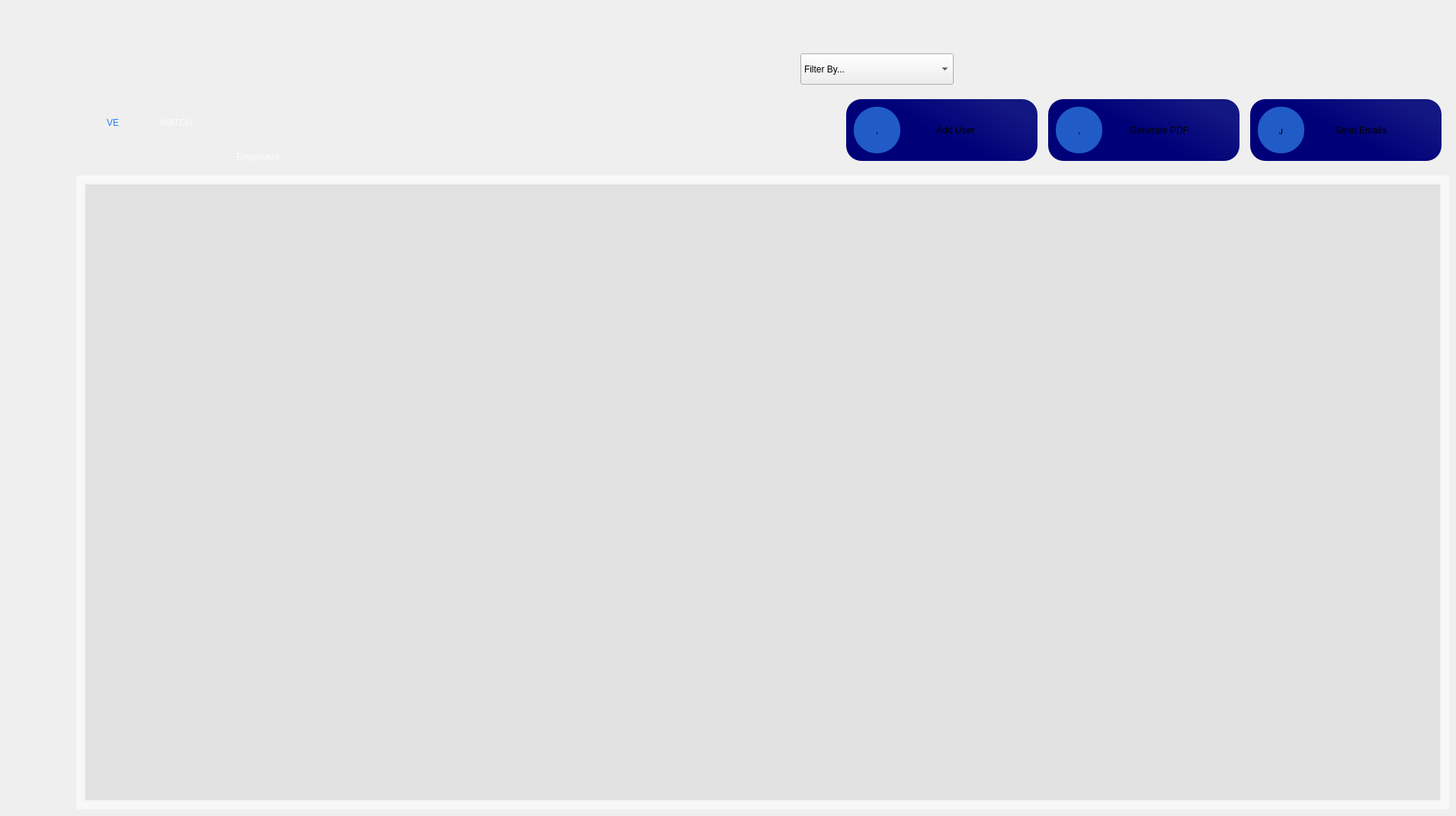
   <widget class="QWidget" name="crud_em">
    <property name="styleSheet">
     <string notr="true">background-color: qlineargradient(spread:pad, x1:0.426227, y1:0, x2:0.625, y2:1, stop:0 rgba(0, 0, 0, 255), stop:1 rgba(49, 21, 78, 255));
QTableView#tableViewem::item
{
		 color:rgb(255, 255, 255);
        background-color:transparent;
        border : 2px solid white ;
        font-size : 15px;
        min-width : 200;
        min-height : 200;
        max-width : 400;
        max-height : 400;

}
QHeaderView::section
{
		background:transparent;
		font-size : 15px;
		
		
}</string>
    </property>
    <widget class="QLabel" name="label_35">
     <property name="geometry">
      <rect>
       <x>140</x>
       <y>110</y>
       <width>71</width>
       <height>101</height>
      </rect>
     </property>
     <property name="styleSheet">
      <string notr="true">font: 42pt &quot;MS Shell Dlg 2&quot;;
background-color:transparent;
color: rgba(35,125,236,255);</string>
     </property>
     <property name="text">
      <string>VE</string>
     </property>
    </widget>
    <widget class="QLabel" name="label_34">
     <property name="geometry">
      <rect>
       <x>210</x>
       <y>110</y>
       <width>201</width>
       <height>101</height>
      </rect>
     </property>
     <property name="styleSheet">
      <string notr="true">color: rgba(255,255,255,200);
font: 42pt &quot;MS Shell Dlg 2&quot;;
background-color:transparent;</string>
     </property>
     <property name="text">
      <string>WATCH</string>
     </property>
    </widget>
    <widget class="QLabel" name="label_36">
     <property name="geometry">
      <rect>
       <x>310</x>
       <y>190</y>
       <width>81</width>
       <height>31</height>
      </rect>
     </property>
     <property name="styleSheet">
      <string notr="true">color: rgba(255,255,255,200);
font: 12pt &quot;MS Shell Dlg 2&quot;;
background-color:transparent;</string>
     </property>
     <property name="text">
      <string>Employers</string>
     </property>
    </widget>
    <widget class="QPushButton" name="hihi_34">
     <property name="geometry">
      <rect>
       <x>1120</x>
       <y>140</y>
       <width>61</width>
       <height>61</height>
      </rect>
     </property>
     <property name="toolTipDuration">
      <number>1</number>
     </property>
     <property name="autoFillBackground">
      <bool>false</bool>
     </property>
     <property name="styleSheet">
      <string notr="true">QPushButton#hihi_34{
border-radius:30px;
	font: 24pt &quot;dripicons-v2&quot;;
	background-color: rgb(32, 91, 200);
}</string>
     </property>
     <property name="text">
      <string>,</string>
     </property>
     <property name="iconSize">
      <size>
       <width>40</width>
       <height>40</height>
      </size>
     </property>
     <property name="flat">
      <bool>false</bool>
     </property>
    </widget>
    <widget class="QPushButton" name="hihi_11">
     <property name="geometry">
      <rect>
       <x>1650</x>
       <y>140</y>
       <width>61</width>
       <height>61</height>
      </rect>
     </property>
     <property name="toolTipDuration">
      <number>1</number>
     </property>
     <property name="autoFillBackground">
      <bool>false</bool>
     </property>
     <property name="styleSheet">
      <string notr="true">QPushButton#hihi_11{
border-radius:30px;
	font: 24pt &quot;dripicons-v2&quot;;
	background-color: rgb(32, 91, 200);
}</string>
     </property>
     <property name="text">
      <string></string>
     </property>
     <property name="iconSize">
      <size>
       <width>40</width>
       <height>40</height>
      </size>
     </property>
     <property name="flat">
      <bool>false</bool>
     </property>
    </widget>
    <widget class="QPushButton" name="hihi_33">
     <property name="geometry">
      <rect>
       <x>1110</x>
       <y>130</y>
       <width>251</width>
       <height>81</height>
      </rect>
     </property>
     <property name="toolTipDuration">
      <number>1</number>
     </property>
     <property name="autoFillBackground">
      <bool>false</bool>
     </property>
     <property name="styleSheet">
      <string notr="true">QPushButton#hihi_33{
	font: 14pt &quot;MS Shell Dlg 2&quot;;
border-radius:20px;
	background-color: qlineargradient(spread:pad, x1:1, y1:0.386, x2:0.545454, y2:0.665, stop:0 rgba(19, 23, 130, 255), stop:1 rgba(0, 0, 120, 255));
}
QPushButton#hihi_33:hover{
border-radius:20px;
color:rgb(255,255,255);
	background-color: qlineargradient(spread:pad, x1:1, y1:0.386, x2:0.545454, y2:0.665, stop:0 rgba(19, 23, 130, 255), stop:1 rgba(0, 0, 200, 255));
	font: 14pt &quot;MS Shell Dlg 2&quot;;
}

</string>
     </property>
     <property name="text">
      <string>           Add User</string>
     </property>
     <property name="iconSize">
      <size>
       <width>40</width>
       <height>40</height>
      </size>
     </property>
     <property name="flat">
      <bool>false</bool>
     </property>
    </widget>
    <widget class="QPushButton" name="hihi_9">
     <property name="geometry">
      <rect>
       <x>1385</x>
       <y>140</y>
       <width>61</width>
       <height>61</height>
      </rect>
     </property>
     <property name="toolTipDuration">
      <number>1</number>
     </property>
     <property name="autoFillBackground">
      <bool>false</bool>
     </property>
     <property name="styleSheet">
      <string notr="true">QPushButton#hihi_9{
border-radius:30px;
	font: 24pt &quot;dripicons-v2&quot;;
	background-color: rgb(32, 91, 200);
}</string>
     </property>
     <property name="text">
      <string>,</string>
     </property>
     <property name="iconSize">
      <size>
       <width>40</width>
       <height>40</height>
      </size>
     </property>
     <property name="flat">
      <bool>false</bool>
     </property>
    </widget>
    <widget class="QPushButton" name="hihi_8">
     <property name="geometry">
      <rect>
       <x>1375</x>
       <y>130</y>
       <width>251</width>
       <height>81</height>
      </rect>
     </property>
     <property name="toolTipDuration">
      <number>1</number>
     </property>
     <property name="autoFillBackground">
      <bool>false</bool>
     </property>
     <property name="styleSheet">
      <string notr="true">QPushButton#hihi_8{
	font: 14pt &quot;MS Shell Dlg 2&quot;;
border-radius:20px;
	background-color: qlineargradient(spread:pad, x1:1, y1:0.386, x2:0.545454, y2:0.665, stop:0 rgba(19, 23, 130, 255), stop:1 rgba(0, 0, 120, 255));
}
QPushButton#hihi_8:hover{
border-radius:20px;
color:rgb(255,255,255);
	background-color: qlineargradient(spread:pad, x1:1, y1:0.386, x2:0.545454, y2:0.665, stop:0 rgba(19, 23, 130, 255), stop:1 rgba(0, 0, 200, 255));
	font: 14pt &quot;MS Shell Dlg 2&quot;;
}

</string>
     </property>
     <property name="text">
      <string>            Generate PDF</string>
     </property>
     <property name="iconSize">
      <size>
       <width>40</width>
       <height>40</height>
      </size>
     </property>
     <property name="flat">
      <bool>false</bool>
     </property>
    </widget>
    <widget class="QPushButton" name="hihi_10">
     <property name="geometry">
      <rect>
       <x>1640</x>
       <y>130</y>
       <width>251</width>
       <height>81</height>
      </rect>
     </property>
     <property name="toolTipDuration">
      <number>1</number>
     </property>
     <property name="autoFillBackground">
      <bool>false</bool>
     </property>
     <property name="styleSheet">
      <string notr="true">QPushButton#hihi_10{
	font: 14pt &quot;MS Shell Dlg 2&quot;;
border-radius:20px;
	background-color: qlineargradient(spread:pad, x1:1, y1:0.386, x2:0.545454, y2:0.665, stop:0 rgba(19, 23, 130, 255), stop:1 rgba(0, 0, 120, 255));
}
QPushButton#hihi_10:hover{
border-radius:20px;
color:rgb(255,255,255);
	background-color: qlineargradient(spread:pad, x1:1, y1:0.386, x2:0.545454, y2:0.665, stop:0 rgba(19, 23, 130, 255), stop:1 rgba(0, 0, 200, 255));
	font: 14pt &quot;MS Shell Dlg 2&quot;;
}

</string>
     </property>
     <property name="text">
      <string>            Send Emails</string>
     </property>
     <property name="iconSize">
      <size>
       <width>40</width>
       <height>40</height>
      </size>
     </property>
     <property name="flat">
      <bool>false</bool>
     </property>
    </widget>
    <widget class="QTableView" name="tableViewem">
     <property name="geometry">
      <rect>
       <x>110</x>
       <y>240</y>
       <width>1781</width>
       <height>811</height>
      </rect>
     </property>
     <property name="styleSheet">
      <string notr="true">
QTableView#tableViewem{
	background-color: rgba(200, 200, 200,120);
border:2px solid rgba(255,255,255,150);
}
QTableView#tableViewem::item{
		 background-color:rgba(49,28,71,100);
        border : 2px solid white ;
        font-size : 15px;
        min-width : 148;
        min-height : 148;
        max-width : 370;
        max-height : 370;
}
QTableView QScrollBar:vertical {
				border: 2px solid grey;
             background: #32CC99;
             height: 15px;
             margin: 0px 20px 0 20px;
             }


</string>
     </property>
     <attribute name="horizontalHeaderVisible">
      <bool>false</bool>
     </attribute>
     <attribute name="horizontalHeaderCascadingSectionResizes">
      <bool>true</bool>
     </attribute>
     <attribute name="horizontalHeaderMinimumSectionSize">
      <number>30</number>
     </attribute>
     <attribute name="horizontalHeaderDefaultSectionSize">
      <number>60</number>
     </attribute>
     <attribute name="horizontalHeaderHighlightSections">
      <bool>false</bool>
     </attribute>
     <attribute name="horizontalHeaderShowSortIndicator" stdset="0">
      <bool>false</bool>
     </attribute>
     <attribute name="horizontalHeaderStretchLastSection">
      <bool>true</bool>
     </attribute>
     <attribute name="verticalHeaderCascadingSectionResizes">
      <bool>true</bool>
     </attribute>
     <attribute name="verticalHeaderMinimumSectionSize">
      <number>40</number>
     </attribute>
     <attribute name="verticalHeaderDefaultSectionSize">
      <number>60</number>
     </attribute>
     <attribute name="verticalHeaderShowSortIndicator" stdset="0">
      <bool>true</bool>
     </attribute>
     <attribute name="verticalHeaderStretchLastSection">
      <bool>true</bool>
     </attribute>
    </widget>
    <widget class="QLabel" name="label_39">
     <property name="geometry">
      <rect>
       <x>100</x>
       <y>230</y>
       <width>1801</width>
       <height>831</height>
      </rect>
     </property>
     <property name="styleSheet">
      <string notr="true">background-color:rgba(255,255,255,150);

</string>
     </property>
     <property name="text">
      <string/>
     </property>
    </widget>
    <widget class="QComboBox" name="comboBox_2">
     <property name="geometry">
      <rect>
       <x>1050</x>
       <y>70</y>
       <width>201</width>
       <height>41</height>
      </rect>
     </property>
     <property name="mouseTracking">
      <bool>false</bool>
     </property>
     <property name="styleSheet">
      <string notr="true">#comboBox_2
{
border:1 px solid #ced4da;
border-radius:12px;
padding-left:10px;
background:rgba(190,190,190,100);
color : rgba(255,255,255,200);
font: 12pt &quot;MS Shell Dlg 2&quot;;
}
#comboBox_2::drop-down{
border:0px;
}
#comboBox_2::down-arrow{
image:url(D:\Untitled_design__5_-removebg-preview.png);
width:30px;
height:30px;
margin-right:18px;
}
#comboBox_2 QListView{
border:1 px solid #ced4da;
font-size:12px &quot;MS Shell Dlg 2&quot;;
padding:5px;
outline:0px;
border-radius:20px;
selection-background-color: rgba(90,90,90,200);
background-color:rgba(150,150,150,200);
}
#comboBox_2 QListView::item{
font-size:12px &quot;MS Shell Dlg 2&quot;;
selection-background-color: rgba(90,90,90,200);
background-color:rgba(150,150,150,200);
border-radius:12px;
}
#comboBox_2 QListView::item:hover{
font-size:12px &quot;MS Shell Dlg 2&quot;;
selection-background-color:rgba(90,90,90,200);
background-color:rgba(150,150,150,200);
border-radius:12px;
}

</string>
     </property>
     <property name="currentText">
      <string>Filter By...</string>
     </property>
     <property name="frame">
      <bool>true</bool>
     </property>
     <item>
      <property name="text">
       <string>Filter By...</string>
      </property>
     </item>
     <item>
      <property name="text">
       <string>First Name from A to Z</string>
      </property>
     </item>
     <item>
      <property name="text">
       <string>First Name from Z to A</string>
      </property>
     </item>
     <item>
      <property name="text">
       <string>Last Name from A to Z</string>
      </property>
     </item>
     <item>
      <property name="text">
       <string>Last Name from Z to A</string>
      </property>
     </item>
     <item>
      <property name="text">
       <string>Id Descendant</string>
      </property>
     </item>
     <item>
      <property name="text">
       <string>Id Ascendant</string>
      </property>
     </item>
    </widget>
    <zorder>label_39</zorder>
    <zorder>hihi_33</zorder>
    <zorder>hihi_8</zorder>
    <zorder>hihi_10</zorder>
    <zorder>label_35</zorder>
    <zorder>label_34</zorder>
    <zorder>label_36</zorder>
    <zorder>hihi_34</zorder>
    <zorder>hihi_11</zorder>
    <zorder>hihi_9</zorder>
    <zorder>tableViewem</zorder>
    <zorder>comboBox_2</zorder>
   </widget>
